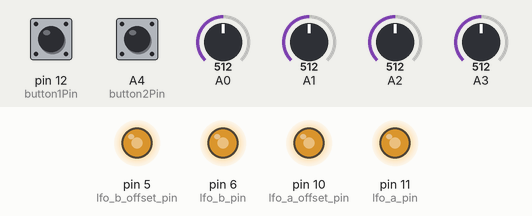
Recording of a sketch running on a simulated Arduino Uno, built with avr-gcc and run on an emulated ATmega328P. Shown: output pins drawn as LEDs (lit = HIGH). Inputs (shaded band) come from the test bench; at power-on: A0 = 512, A1 = 512, A2 = 512, A3 = 512, A4 (button2Pin) HIGH, pin 12 (button1Pin) HIGH. Random numbers use the default seed unless the sketch sets one.

Above: at 1.2 s.
1.3 s: A0 set to 30
At 1.71 s:
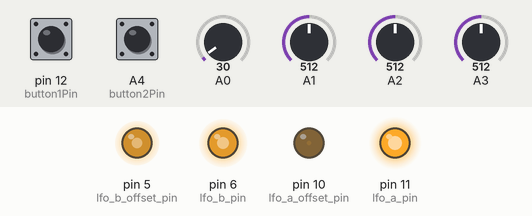
4.3 s: A1 set to 716
At 4.45 s:
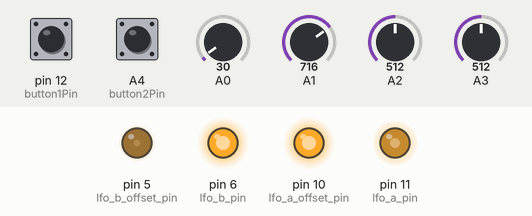
7.3 s: A2 set to 716
At 7.8 s:
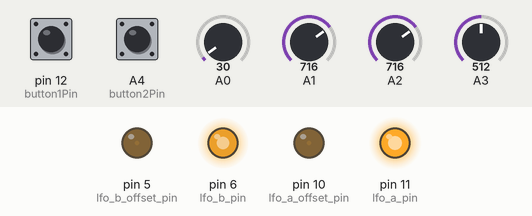
10.3 s: A3 set to 716
At 10.54 s:
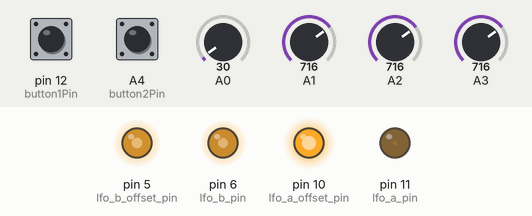
13.3 s: A0 set to 306
16.3 s: A4 (button2Pin) pulled LOW for 0.15 s
Timing chart, 0 to 22.1 s (numbered marks = the images above; inputs shaded):
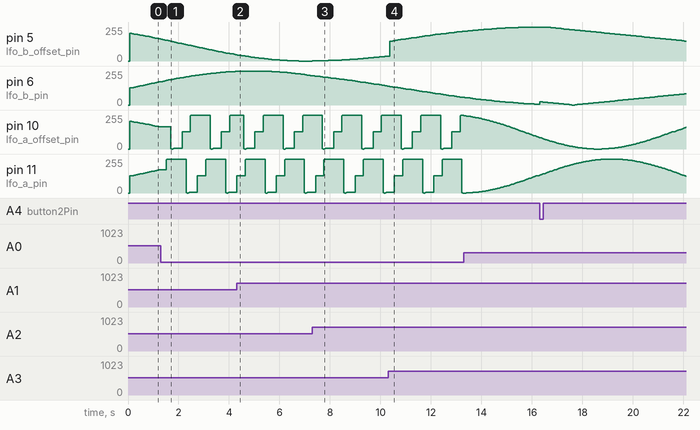

The sketch:

Dual_LFO_elegoo_nano.ino
```cpp
/*
 * BUTTON1 Seems to be stuck 'down'
 *
 */
#include "wavetables.h"

const bool debug = 1;

// Declaring some Variables. All are unsigned, since you don't really need negative going values for now.
unsigned int delayTime;

unsigned int shapeA;
unsigned int shapeB;

uint8_t output_A;
uint8_t output_A_offset;
uint8_t output_B;
uint8_t output_B_offset;

uint8_t tableStepA;        //8-Bit unsigned integer, so it can only store a value between 0 and 255
uint8_t tableStepA_offset; //8-Bit unsigned integer, so it can only store a value between 0 and 255
uint8_t tableStepB;        //8-Bit unsigned integer, so it can only store a value between 0 and 255
uint8_t tableStepB_offset; //8-Bit unsigned integer, so it can only store a value between 0 and 255
uint8_t offset_a;          //amount of steps to offset LFO A to make LFO A Offset output
uint8_t offset_b;          //amount of steps to offset LFO B to make LFO B Offset output

// Define output pins
const int8_t lfo_a_pin = 11;
const int8_t lfo_a_offset_pin = 10;
const int8_t lfo_b_pin = 6;
const int8_t lfo_b_offset_pin = 5;

unsigned long time_A_previous = 0; //used to determine if LFO A should advance to next step
unsigned long time_B_previous = 0; //used to determine if LFO A should advance to next step

unsigned int pot_1; // A:  0-1023
unsigned int pot_2; // A': 0-1023
unsigned int pot_3; // B:
unsigned int pot_4; // B':

//Define Digial Button Pins
const int button1Pin = 12;
const int button2Pin = A4;

short LFO_A_rate;
short LFO_B_rate;

short drunk_sign_a = 0;
short drunk_change_a = 20;
short drunk_value_a = 127;
short drunk_sign_b = 0;
short drunk_change_b = 20;
short drunk_value_b = 127;

const short num_wavetables = 2; // Number of wavetables to cycle through
const short num_shapes = 4;     // Total number of shapes (including non-wavetables)

unsigned long current_time;
const int debounce = 200;   //20 for debug - 200 for production
unsigned long last_debounce_time;


// Cycle through shapes when button 1 is pressed for LFO A
int shape_A_switch(bool buttonRead1){

      if (buttonRead1 == LOW &&  millis() - last_debounce_time > debounce) {
         shapeA = shapeA + 1;
         if(shapeA == num_shapes){shapeA = 0;}      // Once at the last shape, start back at the beginning
      last_debounce_time = millis();
      }
      return shapeA;
    }

// Cycle through shapes when button 2 is pressed for LFO B
int shape_B_switch(bool buttonRead2){

      if (buttonRead2 == LOW &&  millis() - last_debounce_time > debounce) {
         shapeB = shapeB + 1;
         if(shapeB == num_shapes){shapeB = 0;}      // Once at the last shape, start back at the beginning
      last_debounce_time = millis();
      }
      return shapeB;
    }

void setup() {

  pinMode(lfo_a_pin, OUTPUT);
  pinMode(lfo_a_offset_pin, OUTPUT);
  pinMode(lfo_b_pin, OUTPUT);
  pinMode(lfo_b_offset_pin, OUTPUT);

  // Set button pins to use internal Pullup resistors
  pinMode(button1Pin, INPUT_PULLUP);
  pinMode(button2Pin, INPUT_PULLUP);

  // Set initial output shapes
  shapeA = 0;
  shapeB = 0;

  if(debug == 1){Serial.begin(9600);}
}


void loop() {

  // Get the current time
  current_time = millis();

  // Record & map pot values to control the rates and offset amount of LFOs
  pot_1 = analogRead(A0);
    LFO_A_rate = map(pot_1, 0, 1023, 1, 150); // 1-100 microsecords
  pot_2= analogRead(A1);
    offset_a = map(pot_2, 0, 1023, 0, 200);   // 0-200 step offset. 127 = 180 deg offset of 255 wavetable
  pot_3 = analogRead(A2);
    LFO_B_rate = map(pot_3, 0, 1023, 1, 150); // 1-100 microsecords
  pot_4= analogRead(A3);
    offset_b = map(pot_4, 0, 1023, 0, 200);   // 0-200 step offset.

  //Read button values: (Button press = LOW)
  bool buttonRead1 = digitalRead(button1Pin);
  bool buttonRead2 = digitalRead(button2Pin);

  // if shape button 1 pressed, cycle through shapes for LFO A
  shapeA = shape_A_switch(buttonRead1);

  // if shape button 2 pressed, cycle through wavetable shapes for LFO B
  shapeB = shape_B_switch(buttonRead2);

  //LFO A
  if((current_time - time_A_previous) > LFO_A_rate){  //once a certain amount of time passes, advance the table step and write the value

    // If shapeA is 0 or 1, cycle through WAVETABLES
    if(shapeA < num_wavetables){

      tableStepA_offset = tableStepA + offset_a;                   //set LFO A Offset to be at 180 deg phase (half of table length)

      output_A = waveTable_255[shapeA][tableStepA];                // Sets the value of LFO A based on the current wavetable
      output_A_offset = waveTable_255[shapeA][tableStepA_offset];  // Sets that value of LFO A' based on an offset of current wavetable
      tableStepA++;                                                // Go to the next step for LFO A

    }

    // If shapeA is 2, do DRUNK
    if(shapeA == num_wavetables){

      drunk_sign_a = random(0,2);              //Selects either 0 or 1 to add or subtract
      if(drunk_sign_a == 1){
         drunk_change_a = -1*drunk_change_a;
         }

      drunk_value_a = constrain(drunk_value_a + drunk_change_a,0,255);

      output_A = drunk_value_a;
      output_A_offset = output_A + offset_a;

    }

    //if shapeA is 3, do RANDOM
    if(shapeA == num_wavetables + 1){

      output_A = random(0,255);
      output_A_offset = output_A + offset_a;

    }

    //write the values for LFO A
    analogWrite(lfo_a_pin, output_A);
    analogWrite(lfo_a_offset_pin, output_A_offset);
    time_A_previous = current_time;

  } // END LFO A

  //LFO B
  if((current_time - time_B_previous) > LFO_B_rate){  //once a certain amount of time passes, advance the table step and write the value

    // If shapeB is 0 or 1, cycle through WAVETABLES
    if(shapeB < num_wavetables){

      tableStepB_offset = tableStepB + offset_b;                   //set LFO B Offset to be at 180 deg phase (half of table length)

      output_B = waveTable_255[shapeB][tableStepB];                // Sets the value of LFO B based on the current wavetable
      output_B_offset = waveTable_255[shapeB][tableStepB_offset];  // Sets that value of LFO B' based on an offset of current wavetable
      tableStepB++;                                                // Go to the next step for LFO B

    }

    // If shapeB is 2, do DRUNK
    if(shapeB == 2){

      drunk_sign_b = random(0,2);            //Selects either 0 or 1 to add or subtract
      if(drunk_sign_b == 1){
         drunk_change_b = -1*drunk_change_b;
         }

      drunk_value_b = constrain(drunk_value_b + drunk_change_b,0,255);

      output_B = drunk_value_b;
      output_B_offset = output_B + offset_b;

    }

    //if shapeB is 3, do RANDOM
    if(shapeB == 3){

      output_B = random(0,255);
      output_B_offset = output_B + offset_b;

    }

    //write the values for LFO B
    analogWrite(lfo_b_pin, output_B);
    analogWrite(lfo_b_offset_pin, output_B_offset);
    time_B_previous = current_time;

  } // END LFO B

} // END LOOP

/*
if(debug == 1){
  Serial.print("LFO B Pot = ");
  Serial.print(pot_3);
  Serial.print("    B' Pot = ");
  Serial.print(pot_4);
  Serial.print("    LFO Value = ");
  Serial.println(waveTable_255[shapeB][tableStepB]);
  //Serial.println(" ");
  }


if(debug == 1){
  Serial.print("drunk_sign_a = ");
  Serial.print(drunk_sign_a);
  Serial.print("    drunk_change_a= ");
  Serial.print(drunk_change_a);
  Serial.print("    drunk_value_a = ");
  Serial.println(drunk_value_a);
  }
 */
```

Source omitted: wavetables.h (data table, 2882 bytes)

Measured:
- by itself, pin 11 (lfo_a_pin): rises from 134/255 to 255/255 in 2.7 s, then falls to 126/255 in 3.1 s
